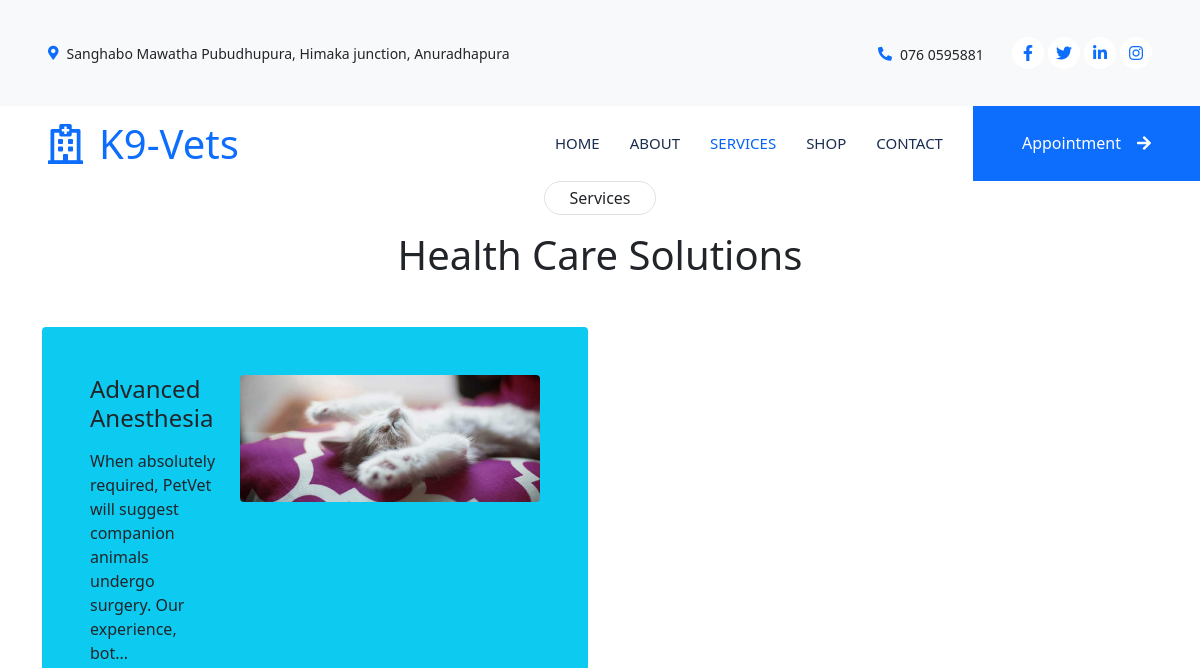
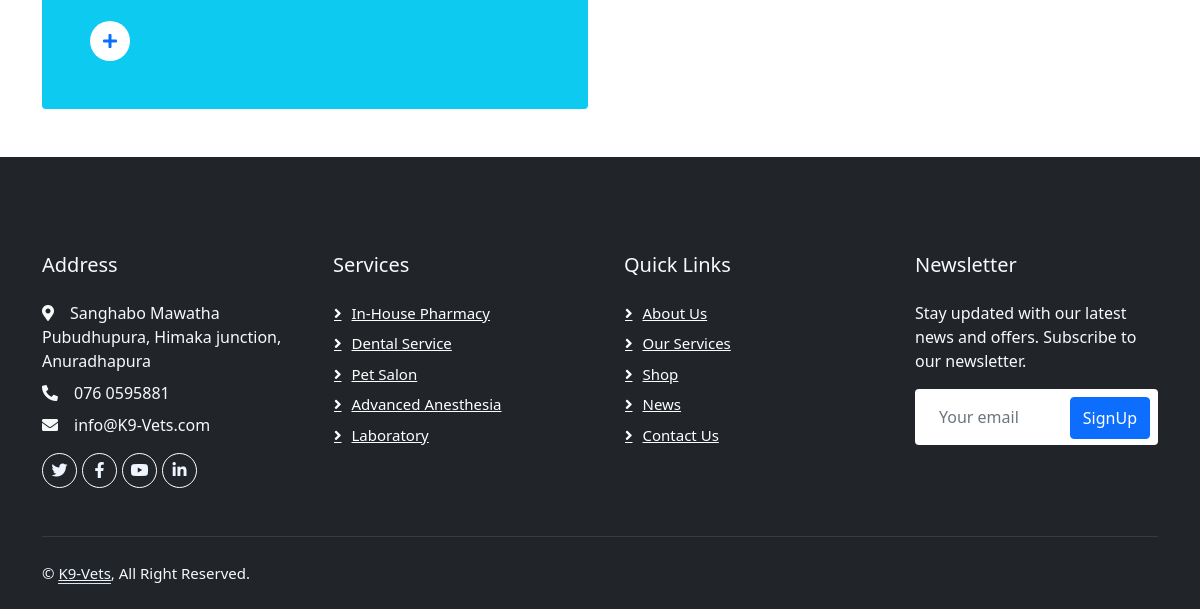
/source/frontend/services.php, run on an earlier commit of the app's database (2 pictures, top to bottom).
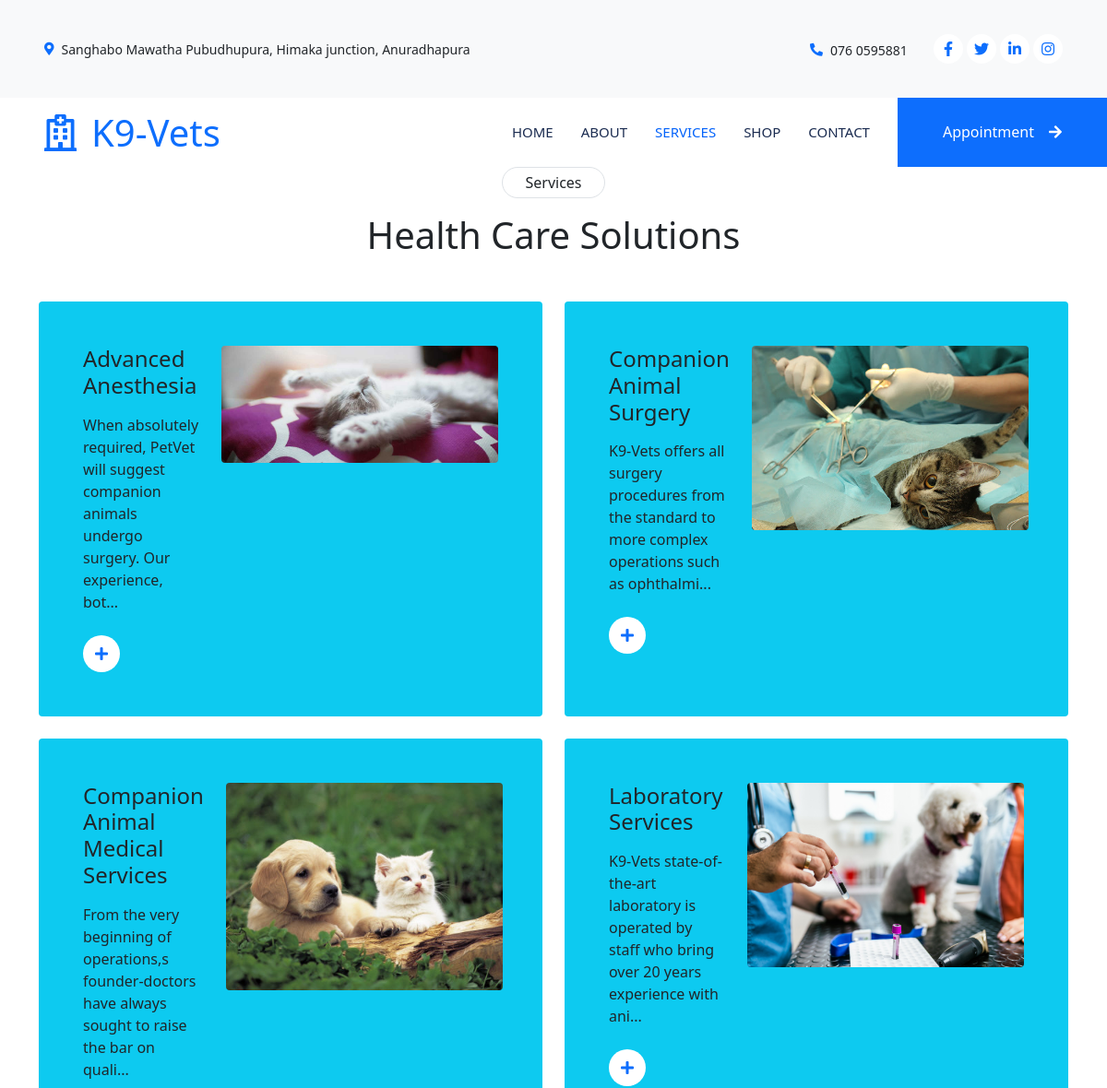
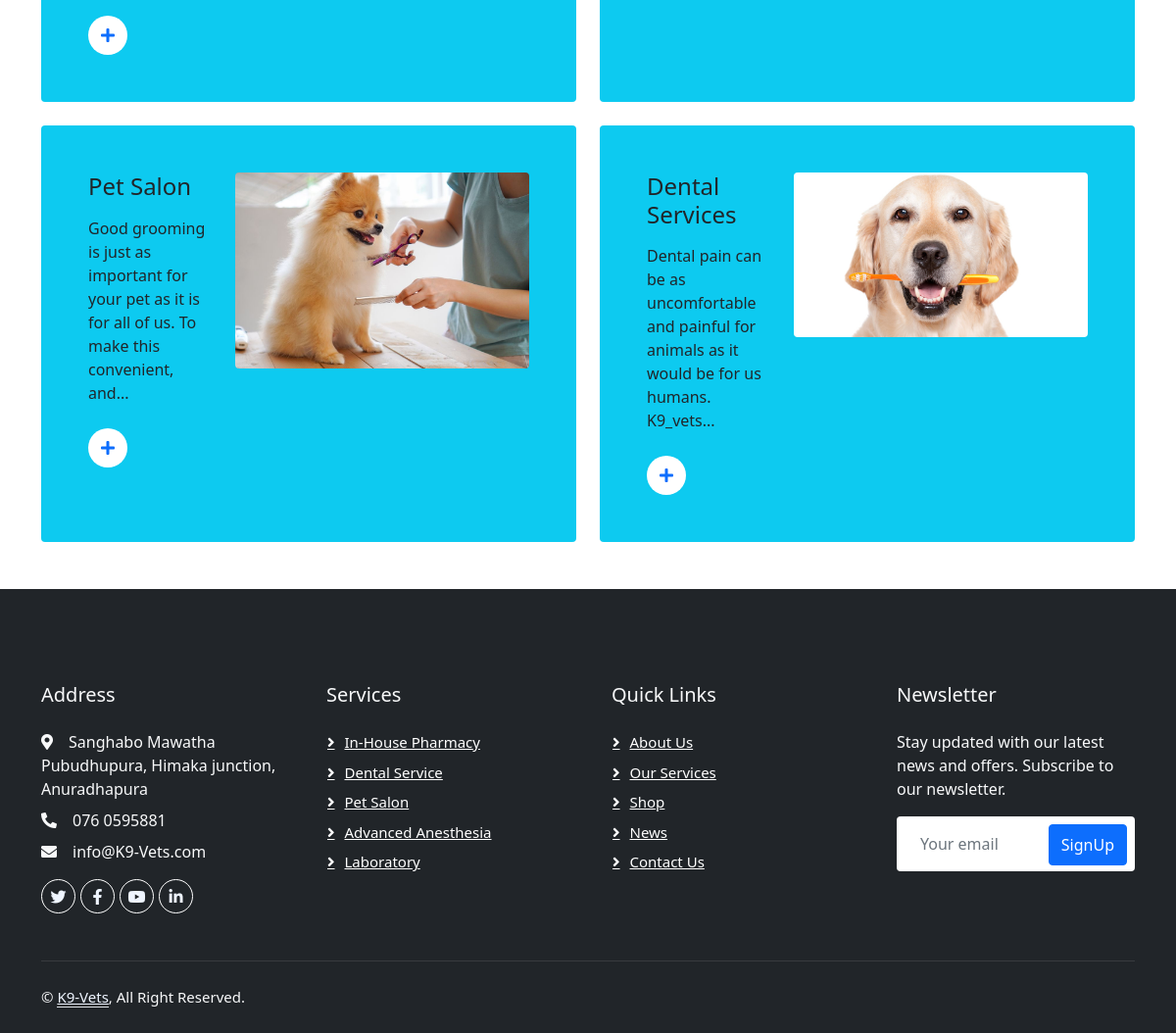
And on a later commit of the database (2 pictures, top to bottom).
### tables this page shows
CREATE TABLE `services` (
  `id` int(11) NOT NULL,
  `name` varchar(100) NOT NULL,
  `description` varchar(1000) NOT NULL,
  `url` varchar(500) NOT NULL
);

### source/frontend/services.php (the view, shortened to what this page needs)
<!DOCTYPE html>
<html lang="en">
<head>
    <?php
        include '../config.php';
        $sql = "SELECT * FROM services";
        $result = mysqli_query($conn, $sql);
    ?>
    <link href="https://cdnjs.cloudflare.com/ajax/libs/font-awesome/5.10.0/css/all.min.css" rel="stylesheet">
    <link href="https://cdn.jsdelivr.net/npm/bootstrap-icons@1.4.1/font/bootstrap-icons.css" rel="stylesheet">
    <link href="../lib/animate/animate.min.css" rel="stylesheet">
    <link href="../lib/owlcarousel/assets/owl.carousel.min.css" rel="stylesheet">
    <link href="../bootstrap/css/bootstrap.min.css" rel="stylesheet">
    <link href="../css/style.css" rel="stylesheet">
</head>
<body>
    <div class="container-fluid bg-light p-0 wow fadeIn" data-wow-delay="0.1s">
        <div class="row gx-0 d-none d-lg-flex">
            <div class="col-lg-7 px-5 text-start">
                <div class="h-100 d-inline-flex align-items-center py-3 me-4">
                    <small class="fa fa-map-marker-alt text-primary me-2"></small>
                    <small>Sanghabo Mawatha Pubudhupura, Himaka junction, Anuradhapura</small>
                </div>
                <div class="h-100 d-inline-flex align-items-center py-3">
                    <small>Mon - Fri : 09.00 AM - 09.00 PM</small>
                </div>
            </div>
            <div class="col-lg-5 px-5 text-end">
                <div class="h-100 d-inline-flex align-items-center py-3 me-4">
                    <small class="fa fa-phone-alt text-primary me-2"></small>
                    <small>076 0595881</small>
                </div>
                <div class="h-100 d-inline-flex align-items-center">
                    <a class="btn btn-sm-square rounded-circle bg-white text-primary me-1" href=""><i class="fab fa-facebook-f"></i></a>
                    <a class="btn btn-sm-square rounded-circle bg-white text-primary me-1" href=""><i class="fab fa-twitter"></i></a>
                    <a class="btn btn-sm-square rounded-circle bg-white text-primary me-1" href=""><i class="fab fa-linkedin-in"></i></a>
                    <a class="btn btn-sm-square rounded-circle bg-white text-primary me-0" href=""><i class="fab fa-instagram"></i></a>
                </div>
            </div>
        </div>
    </div>
    <nav class="navbar navbar-expand-lg bg-white navbar-light sticky-top p-0 wow fadeIn" data-wow-delay="0.1s">
        <a href="../../index.php" class="navbar-brand d-flex align-items-center px-4 px-lg-5">
            <h1 class="m-0 text-primary"><i class="far fa-hospital me-3"></i>K9-Vets</h1>
        </a>
        <div class="collapse navbar-collapse" id="navbarCollapse">
            <div class="navbar-nav ms-auto p-4 p-lg-0">
                <a href="../../index.php" class="nav-item nav-link">Home</a>
                <a href="about.php" class="nav-item nav-link">About</a>
                <a href="services.php" class="nav-item nav-link active">Services</a>
                <a href="shop.php" class="nav-item nav-link">Shop</a>
                <a href="contact.php" class="nav-item nav-link ">Contact</a>
            </div>
            <a href="../../index.php#appointments" class="btn btn-primary rounded-0 py-4 px-lg-5 d-none d-lg-block">Appointment<i class="fa fa-arrow-right ms-3"></i></a>
        </div>
    </nav>
    <div class="container" id="services">
        <div class="text-center mx-auto mb-5 wow fadeInUp" data-wow-delay="0.1s" style="max-width: 600px;">
            <p class="d-inline-block border rounded-pill py-1 px-4">Services</p>
            <h1>Health Care Solutions</h1>
        </div>
        <div class="row g-4">
            <?php while ($row = $result->fetch_assoc()): ?>
                <div class="col-lg-6 col-md-12 wow fadeInUp" data-wow-delay="0.1s">
                    <div class="service-item bg-info rounded h-100 p-5 d-flex">
                        <div class="text-container me-4">
                            <h4 class="mb-3"><?php echo htmlspecialchars($row['name']); ?></h4>
                            <p class="mb-4">
                                <span class="short-description">
                                    <?php echo substr(htmlspecialchars($row['description']), 0, 100); ?>...
                                </span>
                            </p>
                            <a class="btn show-more" href="javascript:void(0);"><i class="fa fa-plus text-primary me-3"></i>Read More</a>
                        </div>
                        <div class="image-container">
                            <img src="../img/services/<?php echo htmlspecialchars($row['url']); ?>" alt="<?php echo htmlspecialchars($row['name']); ?>" class="img-fluid rounded" style="max-width: 300px;">
                        </div>
                    </div>
                </div>
            <?php endwhile; ?>
        </div>
    </div>
    <div class="container-fluid bg-dark text-light footer mt-5 pt-5 wow fadeIn"  data-wow-delay="0.1s">
        <div class="container py-5">
            <div class="row g-5" >
                <div class="col-lg-3 col-md-6">
                    <h5 class="text-light mb-4">Address</h5>
                    <p class="mb-2"><i class="fa fa-map-marker-alt me-3"></i>Sanghabo Mawatha Pubudhupura, Himaka junction, Anuradhapura</p>
                    <p class="mb-2"><i class="fa fa-phone-alt me-3"></i>076 0595881</p>
                    <p class="mb-2"><i class="fa fa-envelope me-3"></i>info@K9-Vets.com</p>
                    <div class="d-flex pt-2">
                        <a class="btn btn-outline-light btn-social rounded-circle" href=""><i class="fab fa-twitter"></i></a>
                        <a class="btn btn-outline-light btn-social rounded-circle" href=""><i class="fab fa-facebook-f"></i></a>
                        <a class="btn btn-outline-light btn-social rounded-circle" href=""><i class="fab fa-youtube"></i></a>
                        <a class="btn btn-outline-light btn-social rounded-circle" href=""><i class="fab fa-linkedin-in"></i></a>
                    </div>
                </div>
                <div class="col-lg-3 col-md-6">
                    <h5 class="text-light mb-4">Services</h5>
                    <a class="btn btn-link" href="#services">In-House Pharmacy</a>
                    <a class="btn btn-link" href="#services">Dental Service</a>
                    <a class="btn btn-link" href="#services">Pet Salon</a>
                    <a class="btn btn-link" href="#services">Advanced Anesthesia</a>
                    <a class="btn btn-link" href="#services">Laboratory</a>
                </div>
                <div class="col-lg-3 col-md-6">
                    <h5 class="text-light mb-4">Quick Links</h5>
                    <a class="btn btn-link" href="">About Us</a>
                    <a class="btn btn-link" href="">Our Services</a>
                    <a class="btn btn-link" href="shop.php">Shop</a>
                    <a class="btn btn-link" href="">News</a>
                    <a class="btn btn-link" href="">Contact Us</a>
                </div>
                <div class="col-lg-3 col-md-6">
                    <h5 class="text-light mb-4">Newsletter</h5>
                    <p>Stay updated with our latest news and offers. Subscribe to our newsletter.</p>
                    <div class="position-relative mx-auto" style="max-width: 400px;">
                        <input class="form-control border-0 w-100 py-3 ps-4 pe-5" type="text" placeholder="Your email">
                        <button type="button" class="btn btn-primary py-2 position-absolute top-0 end-0 mt-2 me-2">SignUp</button>
                    </div>
                </div>
            </div>
        </div>
        <div class="container">
            <div class="copyright">
                <div class="row">
                    <div class="col-md-6 text-center text-md-start mb-3 mb-md-0">
                        &copy; <a class="border-bottom" href="index.php">K9-Vets</a>, All Right Reserved.
                    </div>
                </div>
            </div>
        </div>
    </div>
</body>
</html>

### source/css/style.css (style rules this page uses)
:root { --primary: #0463FA; --light: #EFF5FF; --dark: #1B2C51; }
.btn { font-weight: 500; transition: .5s; }
.btn.btn-primary, .btn.btn-secondary { color: #FFFFFF; }
.btn-sm-square { width: 32px; height: 32px; }
.btn-square, .btn-sm-square, .btn-lg-square { padding: 0; display: flex; align-items: center; justify-content: center; font-weight: normal; }
.navbar .navbar-nav .nav-link { margin-right: 30px; padding: 25px 0; color: #FFFFFF; font-size: 15px; font-weight: 500; text-transform: uppercase; outline: none; }
.navbar .navbar-nav .nav-link:hover, .navbar .navbar-nav .nav-link.active { color: var(--primary); }
.navbar .navbar-brand, .navbar a.btn { height: 75px; }
.navbar .navbar-nav .nav-link { color: var(--dark); font-weight: 500; }
.navbar.sticky-top { top: -100px; transition: .5s; }
.service-item { transition: .5s; }
.service-item .btn { width: 40px; height: 40px; display: inline-flex; align-items: center; background: #FFFFFF; border-radius: 40px; white-space: nowrap; overflow: hidden; transition: .5s; }
.footer .btn.btn-social { margin-right: 5px; width: 35px; height: 35px; display: flex; align-items: center; justify-content: center; color: var(--light); border: 1px solid #FFFFFF; transition: .3s; }
.footer .btn.btn-link { display: block; margin-bottom: 5px; padding: 0; text-align: left; color: #FFFFFF; font-size: 15px; font-weight: normal; text-transform: capitalize; transition: .3s; }
.footer .btn.btn-link::before { position: relative; content: "\f105"; font-family: "Font Awesome 5 Free"; font-weight: 900; margin-right: 10px; }
.footer .copyright { padding: 25px 0; font-size: 15px; border-top: 1px solid rgba(256, 256, 256, .1); }
.footer .copyright a { color: var(--light); }

What changed in the data, as far as the page shows it:
added services: name "Companion Animal Surgery", description "K9-Vets offers all surgery procedures from the standard to more complex operations such as ophthalmi", url (picture)
added services: name "Companion Animal Medical Services", description "From the very beginning of operations,s founder-doctors have always sought to raise the bar on quali", url (picture)
added services: name "Laboratory Services", description "K9-Vets state-of-the-art laboratory is operated by staff who bring over 20 years experience with ani", url (picture)
added services: name "Pet Salon", description "Good grooming is just as important for your pet as it is for all of us. To make this convenient, and", url (picture)
added services: name "Dental Services", description "Dental pain can be as uncomfortable and painful for animals as it would be for us humans. K9_vets", url (picture)
